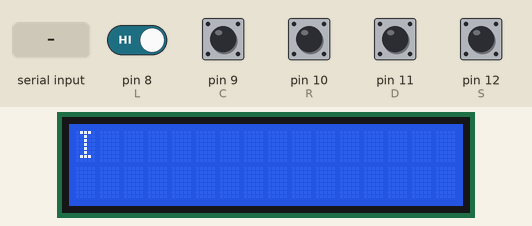
A sketch run on a simulated Arduino Uno, built with avr-gcc and run on an emulated ATmega328P. Parts: 16×2 character LCD. The test bench sets the inputs (shaded band); at power-on: pin 8 (L), pin 9 (C), pin 10 (R), pin 11 (D), pin 12 (S) HIGH. What the sketch prints to the serial monitor is not drawn.

Above: at 1.2 s.
1.3 s: pin 12 (S) pulled LOW for 0.15 s
At 1.9 s:
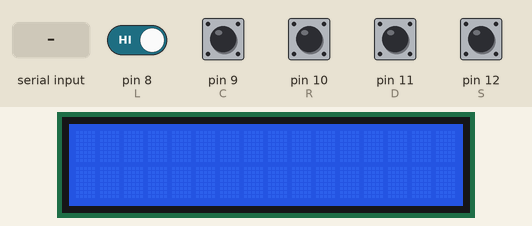
2.9 s: "1" received over Serial
At 6.0 s:
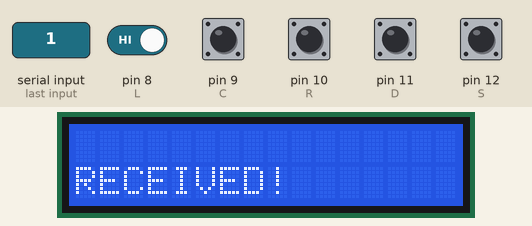
8.9 s: pin 8 (L) driven LOW and pin 12 (S) driven LOW
11.4 s: pin 12 (S) driven HIGH
At 12.09 s:
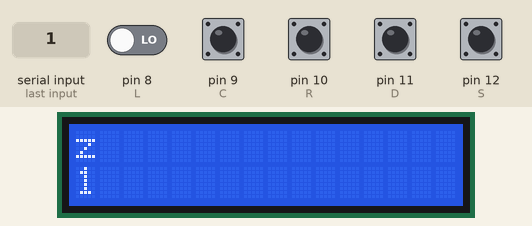
14.4 s: pin 9 (C) pulled LOW for 0.15 s
At 14.83 s:
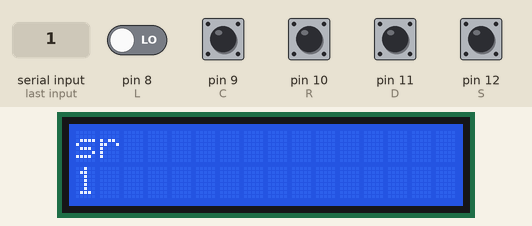
15.1 s: pin 11 (D) pulled LOW for 0.15 s
At 15.62 s:
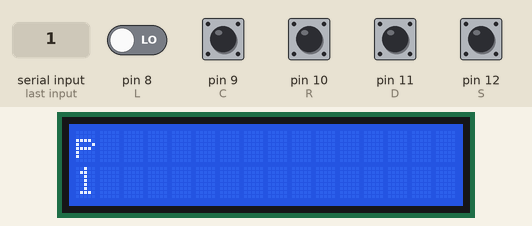
Timing chart, 0 to 18.1 s (numbered marks = the images above; inputs shaded):
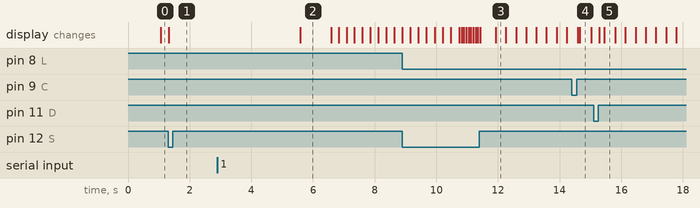

The sketch:

model__.ino
```cpp
#include <Wire.h>
#include <LiquidCrystal_I2C.h>
LiquidCrystal_I2C lcd(0x27, 16, 2);//液晶関数追加

const char words[] = "abcdefghijklmnopqrstuvwxyz ";//文字表
const int L = 8;
const int C = 9;
const int R = 10;
const int D = 11;
const int S = 12;
//ボタン入力のピンを決める。Rはright、Cはcenter、Lはleft、Dはdelate、Sはsendの略.
const int CT1 = 25;//左右長押し移動開始まで
const int CT2 = 10;//左右長押し移動の間隔
const int CT3 = 30;//入力中の文字を表すアニメーションの間隔
const int CT4 = 250;//文字送りアニメーションの間隔(ms)
const int CT5 = 50;//次のメッセージを送ることができるまでの間隔
const int CT6 = 40;//早すぎる送信ペナルティ

int Pushed = CT1;//長押しで、移動できるようにします。そのクールタイムです
int button = 0;//左ボタンは-1、右ボタンは+1になる
int select = 0;//何を選択しているか
int cursorAnime = CT3 * 2;//入力文字アニメーション管理
int CD = CT5;//この状態だと次のメッセージが送れる

char buffer1[32] = "";//選んだものを一時的に保存しする
char buffer2[32] = "";//受信用
char DW;//DsiplayingWordsの略。

void setup(){

  Serial.begin(9600);//シリアル通信開始

  lcd.init();
  lcd.backlight();//液晶初期設定

  pinMode(R,INPUT_PULLUP);
  pinMode(C,INPUT_PULLUP);
  pinMode(L,INPUT_PULLUP);
  pinMode(D,INPUT_PULLUP);
  pinMode(S,INPUT_PULLUP);//ボタン設定

}

void loop(){

  if(digitalRead(S) == LOW){//sentボタンが押されたなら
    if(CD == CT5){//送れる状態
      CD = 0;//次の送信のクールタイム
      int len = strlen(buffer1);
      if (len < 1){//文字数が0だった場合、不具合が生じる可能性があるため、スペースを入れる。
        buffer1[len] = ' ';//バグ防止
        buffer1[len + 1] = '\0';
        len += 1;
      }
      Serial.print(buffer1);
      //for(最初に実行;条件;ループ終わりに毎回実行)
      for(int i = 0; i < 16; i++){//アニメーション。16はlcdの横幅
        lcd.setCursor(0,0);
        for(int I = i; I > 0; I--){//iの数だけ、空白を設置
          lcd.print(" ");
        }
        lcd.print(buffer1);
        for(int I = 16-i; I > 0; I--){//iの数だけ、空白を設置
          lcd.print(" ");
        }
        delay(CT4);
      }
      while(len >= 1){//buffer1リセット
        buffer1[len - 1] = '\0';//終端文字で上書き
        len -= 1;
      }
      cursorAnime = CT3 * 2;
    }
    else{//送れない状態
      int wait = CT6;
      while(wait > 0 && digitalRead(S) == LOW){
        wait -= 1;
        if(CD < CT5){
          CD  += 1;
        }
        lcd.setCursor(0,0);
        lcd.print("Stop press send");
        lcd.setCursor(0,1);
        lcd.print("button ! ");
        lcd.print(CT5-CD);
        delay(50);
      }
    }
  }
  else if (Serial.available() != 0){//受信したら
    int len = strlen(buffer2);
    lcd.setCursor(0, 1);//左がx、右がy
    lcd.print("RECEIVED!");
    while(len >= 1){//buffer2リセット
      buffer2[len - 1] = '\0';
      len -= 1;
    }
    len = 0;
    while(Serial.available() != 0 && len < 17){
      buffer2[len] = Serial.read();//1文字追加
      buffer2[len + 1] = '\0';//終端文字設定
      len += 1;
    }
    while(Serial.available() != 0){
      Serial.read();
    }
    delay(1000);//1秒間、通信成功を伝える
    for(int i = 16; i > 0; i--){//アニメーション。16はlcdの横幅
      lcd.setCursor(i-1,1);
      lcd.print(buffer2);
      for(int I = 16-i; I > 0; I--){//iの数だけ、空白を設置
        lcd.print(" ");
      }
      delay(CT4);
    }
  }
  else{
    if(digitalRead(R) == LOW){//rightボタン
      if(button != 1 ){
        button = 1;
        Pushed = CT1;
      }
    }
    else{
      if(button == 1){
        button = 0;//右ボタンが押されていたかつ右ボタンが押されていない→リセット
      }
    }

    if(digitalRead(L) == LOW){//leftボタン
      if(button != -1 ){
        button -= 1;//左だけなら、-1。左も右も押しているなら0になる
        Pushed = CT1;
      }
    }
    else{
      if(button == -1){
        button = 0;
        Pushed = CT1;
      }
    }

    if(button != 0){//左右どちらかのボタンのみが有効なら
      if(Pushed == CT1 || Pushed == CT2){
        select += button;
      }
      cursorAnime = CT3 * 2;
      Pushed -= 1;
      if(Pushed <= 0){
        Pushed = CT2;
      }
    }

    int bLen = strlen(buffer1);
    if (digitalRead(C) == LOW && bLen < 16) {//追加処理
      buffer1[bLen] = words[select];
      buffer1[bLen + 1] = '\0';
      cursorAnime = CT3 * 2;
      while (digitalRead(C) == LOW) {}//ボタンを離すまで待つ
    }

    if (digitalRead(D) == LOW && bLen > 0) {//削除処理
      buffer1[bLen - 1] = '\0';
      cursorAnime = CT3;
      while (digitalRead(D) == LOW) {}
    }

    if(CD < CT5){
      CD  += 1;
    }

    cursorAnime -= 1;
    cursorAnime = (cursorAnime + CT3 * 2) % (CT3 * 2);
    int wLen = strlen(words);
    select = (select + wLen) % wLen;//0~27までの数に収める
    DW = words[select];
    lcd.setCursor(0, 0);
    lcd.print(buffer1);
    if(cursorAnime >= CT3){
      lcd.print(DW);
    }
    else{
      lcd.print("I");
    }
    lcd.print("                ");
    lcd.setCursor(0, 1);
    lcd.print(buffer2);
    lcd.print("                ");
  }

}
```

Measured:
- after the input at 1.3 s, the display: changes at once (image 1)
- after the input at 2.9 s, the display: changes after 2.7 s (image 2)
- after the input at 11.4 s, the display: first changes at once (image 3 shows a later state)
- after the input at 14.4 s, the display: first changes after 0.18 s (image 4 shows a later state)
- after the input at 15.1 s, the display: first changes after 0.18 s (image 5 shows a later state)
- what the display in image 2 shows lasts 1.0 s, from 5.6 s to 6.6 s
